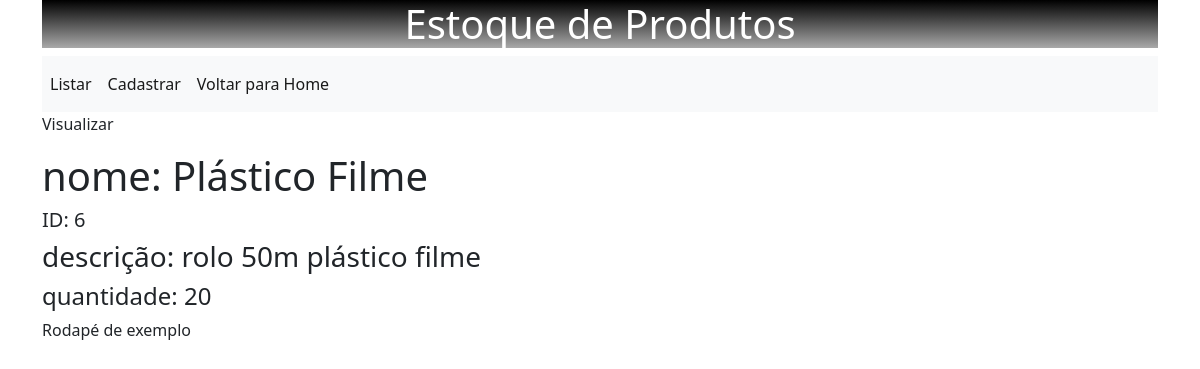
The page /produtos/6 on the database its author committed.
### produtos/models.py (models this page shows, shortened)
class Produtos(models.Model):
    nome = models.CharField(max_length=200)
    descricao = models.CharField(max_length=400)
    quantidade = models.IntegerField()
    data_cadastro = models.DateTimeField(auto_now_add=True)

### produtos/views.py (the view)
# urls.py: path('<int:id>', views.visualizar, name='visualizar'),
def visualizar(request, id):
    produto = get_object_or_404(Produtos, pk=id)
    return render(request,"produtos/visualizar.html", {'produto': produto})

### produtos/templates/produtos/visualizar.html
{% extends 'produtos/base.html' %}
{% block content %}
    <p>Visualizar</p>
    <h1>nome: {{produto.nome}}</h1>
    <h5>ID: {{produto.id}}</h5>
    <h3>descrição: {{produto.descricao}}</h3>
    <h4>quantidade: {{produto.quantidade}}</h4>
{% endblock content %}

### rows shown on the page
Produtos: nome "Plástico Filme", id "6", descricao "rolo 50m plástico filme", quantidade "20"
